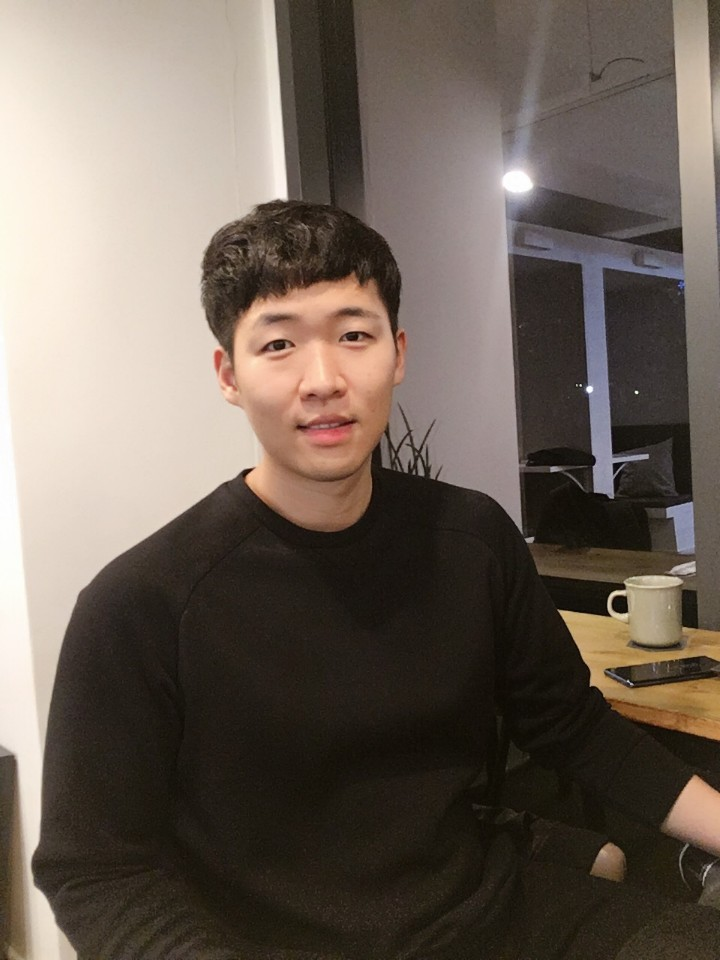
#> input picture FaceAnalysis/2020.01.30/me.jpg, 720 x 960 px
$ jupyter execute --allow-errors '2020.01.31 - 2. agegender.ipynb'
#> lines starting #> are read from the running program, lines starting #| are printed output that depends on the picture
Gender Net : https://www.dropbox.com/s/iyv483wz7ztr9gh/gender_net.caffemodel?dl=0"

Age Net : https://www.dropbox.com/s/xfb20y596869vbb/age_net.caffemodel?dl=0"

[cell 1]
import cv2
import math
import time

[cell 2]
def getFaceBox(net, frame, conf_threshold=0.7):
    frameOpencvDnn = frame.copy()
    frameHeight = frameOpencvDnn.shape[0]
    frameWidth = frameOpencvDnn.shape[1]
    blob = cv2.dnn.blobFromImage(frameOpencvDnn, 1.0, (300, 300), [104, 117, 123], True, False)

    net.setInput(blob)
    detections = net.forward()
    bboxes = []
    for i in range(detections.shape[2]):
        confidence = detections[0, 0, i, 2]
        if confidence > conf_threshold:
            x1 = int(detections[0, 0, i, 3] * frameWidth)
            y1 = int(detections[0, 0, i, 4] * frameHeight)
            x2 = int(detections[0, 0, i, 5] * frameWidth)
            y2 = int(detections[0, 0, i, 6] * frameHeight)
            bboxes.append([x1, y1, x2, y2])
            cv2.rectangle(frameOpencvDnn, (x1, y1), (x2, y2), (0, 255, 0), int(round(frameHeight/150)), 8)
    return frameOpencvDnn, bboxes


faceProto = "opencv_face_detector.pbtxt"
faceModel = "opencv_face_detector_uint8.pb"

ageProto = "age_deploy.prototxt"
ageModel = "age_net.caffemodel"

genderProto = "gender_deploy.prototxt"
genderModel = "gender_net.caffemodel"

ageList = ['(0-2)', '(4-6)', '(8-12)', '(15-20)', '(25-32)', '(38-43)', '(48-53)', '(60-100)']
genderList = ['Male', 'Female']

# Load network
#> (the rest of this cell did not finish here and is left out)

[cell 3]
frame = cv2.imread("../2020.01.30/me.jpg")
#> frame is the input picture: shape (960, 720, 3); mean B, G, R 87.7, 97.5, 109.1
#> (the rest of this cell did not finish here and is left out)

[cell 4]
frame = cv2.imread("transgender.jpg")
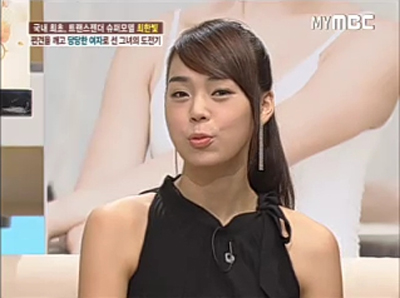
#> input picture FaceAnalysis/2020.01.31/transgender.jpg, 400 x 298 px
#> frame is the input picture: shape (298, 400, 3); mean B, G, R 148.3, 158.9, 177.4
#> (the rest of this cell did not finish here and is left out)

[cell 5]
frame = cv2.imread("topgay.jpg")
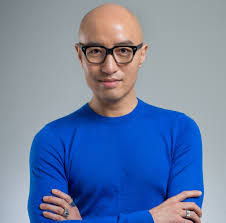
#> input picture FaceAnalysis/2020.01.31/topgay.jpg, 226 x 223 px
#> frame is the input picture: shape (223, 226, 3); mean B, G, R 165.7, 129.1, 108.5
#> (the rest of this cell did not finish here and is left out)

[cell 6]
frame = cv2.imread("us.jpg")
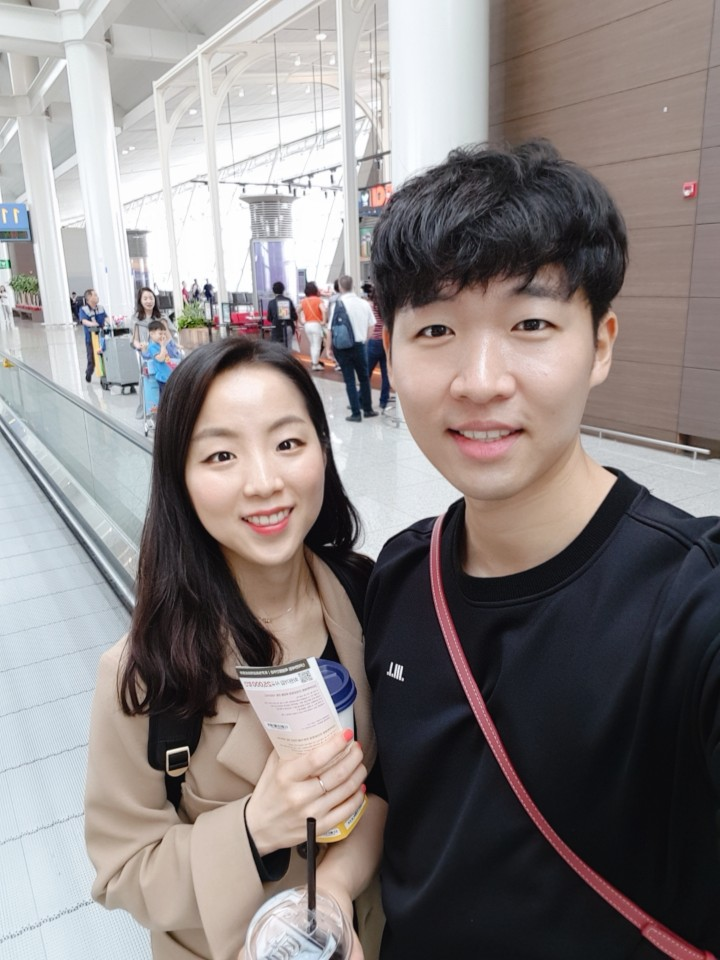
#> input picture FaceAnalysis/2020.01.31/us.jpg, 720 x 960 px
#> frame is the input picture: shape (960, 720, 3); mean B, G, R 129.8, 130.4, 137.2
#> (the rest of this cell did not finish here and is left out)
